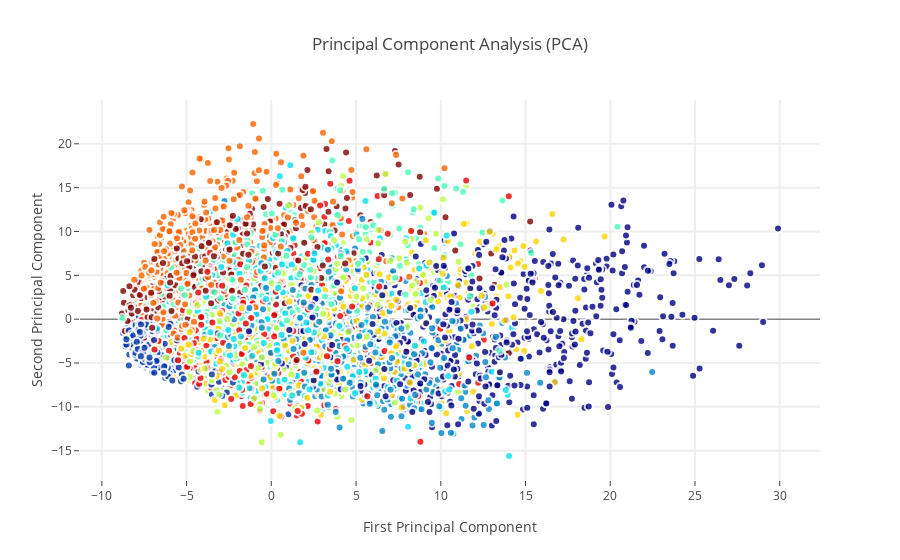

The cell this chart's notebook holds for it:
### Markdown cell above
### Interactive visualisations of PCA representation

When it comes to these dimensionality reduction methods, scatter plots are most commonly implemented because they allow for great and convenient visualisations of clustering ( if any existed ) and this will be exactly what we will be doing as we plot the first 2 principal components as follows:

### Code cell
trace0 = go.Scatter(
    x = X_5d[:,0],
    y = X_5d[:,1],
#     name = Target,
#     hoveron = Target,
    mode = 'markers',
    text = Target,
    showlegend = False,
    marker = dict(
        size = 8,
        color = Target,
        colorscale ='Jet',
        showscale = False,
        line = dict(
            width = 2,
            color = 'rgb(255, 255, 255)'
        ),
        opacity = 0.8
    )
)
data = [trace0]

layout = go.Layout(
    title= 'Principal Component Analysis (PCA)',
    hovermode= 'closest',
    xaxis= dict(
         title= 'First Principal Component',
        ticklen= 5,
        zeroline= False,
        gridwidth= 2,
    ),
    yaxis=dict(
        title= 'Second Principal Component',
        ticklen= 5,
        gridwidth= 2,
    ),
    showlegend= True
)


fig = dict(data=data, layout=layout)
py.iplot(fig, filename='styled-scatter')

### Figure 1 — Plotly figure (JSON) as saved in the notebook; plotly's stock layout.template omitted (floating-point values rounded to 4 significant figures; data arrays with more than 128 entries replaced by an {"elided": "..."} marker saying what was removed)
{"data": [{"marker": {"color": {"elided": "6000 int values"}, "colorscale": "Jet", "line": {"color": "rgb(255, 255, 255)", "width": 2}, "opacity": 0.8, "showscale": false, "size": 8}, "mode": "markers", "showlegend": false, "text": {"elided": "6000 int values"}, "type": "scatter", "uid": "a09269a8-e567-4c7f-bf07-5a49f37ee841", "x": {"elided": "6000 float values"}, "y": {"elided": "6000 float values"}}], "layout": {"hovermode": "closest", "showlegend": true, "title": {"text": "Principal Component Analysis (PCA)"}, "xaxis": {"gridwidth": 2, "ticklen": 5, "title": {"text": "First Principal Component"}, "zeroline": false}, "yaxis": {"gridwidth": 2, "ticklen": 5, "title": {"text": "Second Principal Component"}}}}
